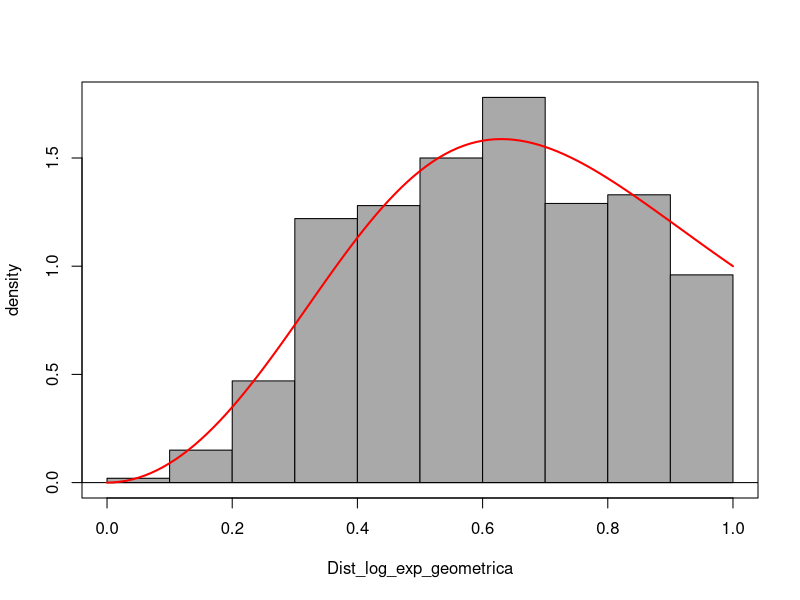
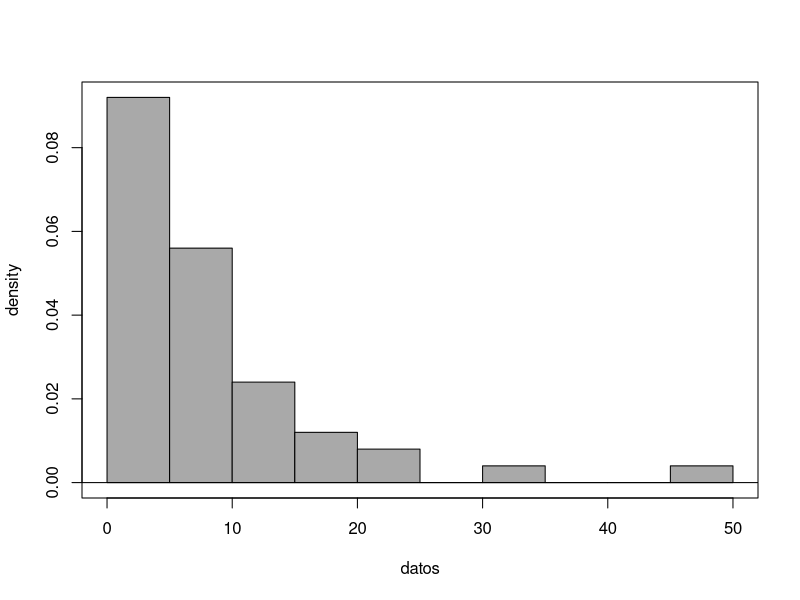
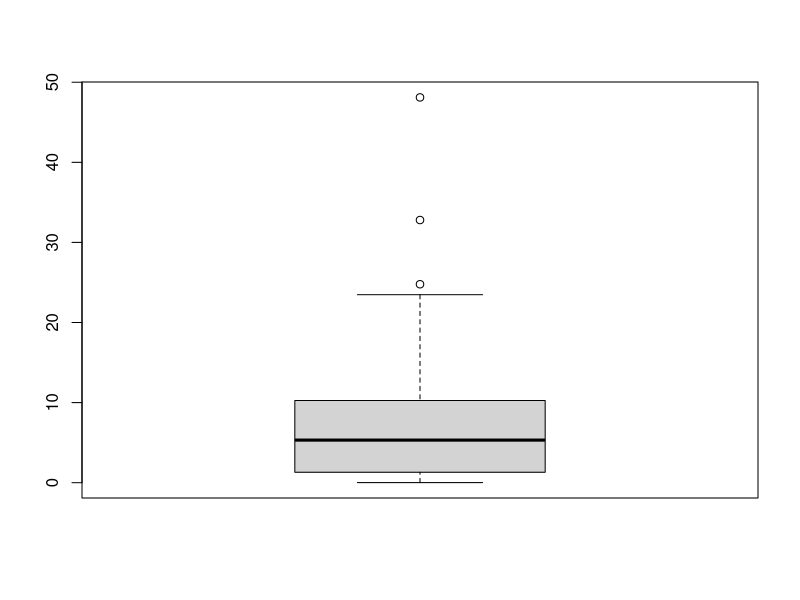
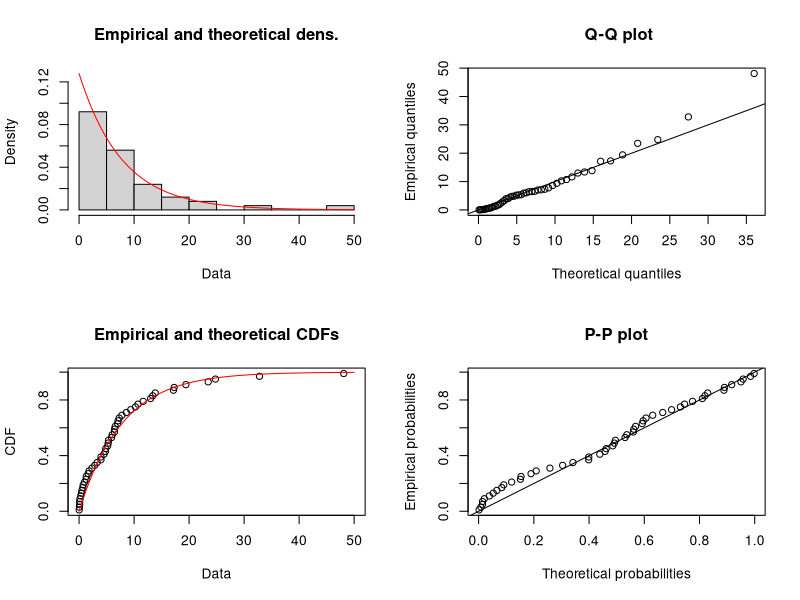

Write R code to recreate these figures, in order. (Note: this script raises an error after producing the figures.)
## ---- chunk 1
library("ggplot2")
library("dplyr")         # load
library("RcmdrMisc")
library("nleqslv")       # Resolver sistema ecuaciones lineales/no lineales
library("matrixcalc")
library("zeallot")       #Many parameters
library("fitdistrplus")  # ajustan por maxima verosimilitud distribuciones univariadas de un listado
library("goftest") 

## ---- chunk 2
# Función para generar v.a.i.i.d siguiendo dist. log exponencial-geométrica
DatosJoJi <- function(α,β,n){
  # α -> valor del estimador alpha
  # β -> valor del estimador beta
  # n -> tamaño del vector de variables aleatorias que se quieren generar
  
  VectorUnif<-runif(n,0,1) # n datos uniforme(0,1)

  # funcion cuartil evaluda
  return ((- VectorUnif /( β * VectorUnif - β - 1))^(1/α))

}

# Funcion de densidad
PdfX<- function(x,n){(α*(1 + β)*x^(α-1))/(1 + β*x^α)^2 }

## ---- chunk 3
# Declaramos los valores de α,β,n
α=3; 
β=2;
n=1000;

# Llamamos la funcion DatosJoJi con sus respectivos parametros
Dist_log_exp_geometrica = DatosJoJi(α,β,n)

# Graficamos un histograma con las variables obtenidas
Hist(Dist_log_exp_geometrica, scale="density", breaks="Sturges", col="darkgray")

# Añadimos la curva de validacion a la grafica
curve(PdfX(x), from=0, to=1.0, lwd=2, cex = 1.1, col="red",add=TRUE)

## ---- chunk 4
VData = DatosJoJi(α,β,n) # n muestras aleatorias

M1 = mean(VData)   # Momentos muestrales 
M2 = mean(VData^2) # Momentos muestrales

# Funcion con el sistema de ecuaciones
SistemaM <- function(x) {
    # ALPHA x[1]
    # BETA x[2]
  
    y <- numeric(2)
    y[1] <- (x[1]*(x[2]+1) - 1^(x[1]+1)/(1+x[2]*1^(x[1]))^2 )-M1
    y[2] <- (x[1]*(x[2]+1) - 1^(x[1]+2)/(1+x[2]*1^(x[1]))^2 )-M2
    return(y) 
}

# Resolver el sistema
xstart <- c(0.1,1) # puntos de inicio para los estimadores
SolSistem<-nleqslv(xstart, SistemaM, jacobian=TRUE)

# Estimaciones metodo de los momentos:
alphaM = SolSistem$x[1]; 
message(sprintf("alphaM = %s por metodo de los momentos", alphaM))
betaM = SolSistem$x[2]; 
message(sprintf("betaM = %s por metodo de los momentos", betaM))
## ---- chunk 5
# Funcion de log-verosimilitud:
LogLike <- function(params){
  alpha = params[1]
  beta = params[2]
  x = miid
  
  LL = sum(n*log(alpha) + n*log(beta + 1) + n*(alpha - 1)*log(x) - 2*n*log(1 + beta*x^alpha))
  return(LL)
}

# Definicion de la funcion Gradiente 
Gradiente <- function(params){
  alpha = params[1] # valor inicial de alpha
  beta = params[2]  # valor inicial de beta
  x = miid
  
  Grad1<-sum(n/alpha +n* log(x) - 2*n*beta*x^alpha*log(x)/(1 + beta*x^alpha))
  
  Grad2<-sum(n/(beta + 1) - 2*n*x^alpha/(1 + beta*x^alpha))
  
  Gradi<-c(Grad1,Grad2)

  return(Gradi)
}

# Definicion de la funcion para el calculo de las segundas derivadas
seg_derivadas<-function(params){
  alpha = params[1]
  beta = params[2]
  x = miid
  
  A11 = sum((-1)*(n/alpha^2) - 2*n*beta*(log(x)^2)*(x^alpha)/(1 + beta*x^alpha)^2)

  A12 = sum((-2)*n*(log(x)*x^alpha)/(1 + beta*x^alpha)^2)

  A22 = sum((-1)*n/(beta + 1)^2 - 2*n*(x^(2*alpha))/(1 + beta*x^alpha)^2)
  return(c(A11,A12,A22))

}


## ---- chunk 6
# Declaramos los valores de α,β,n
α=2; 
β=3;    
n=10000; # Numero de datos a generar

miid = DatosJoJi(α,β,n)

# Punto de inicio el valor de alphaM y betaM
# obtenido por el metodo de los momentos
inicio<-c(1,1) 

SolSistema<-nleqslv(inicio, fn=Gradiente)

# Soluciones del sistema
alphaMV = SolSistema$x[1]
message(sprintf("alphaMV = %s por metodo de MV", alphaMV))

betaMV = SolSistema$x[2]
message(sprintf("betaMV = %s por metodo de MV", betaMV))

# Inicio el valor de alphaMV y betaMV obtenido
va = LogLike(c(alphaMV,betaMV)) # Evalua Log-likelihood
message(sprintf("Valor de Log-likelihood en el optimo es 
                va = %s ", va))

c(A11, A12, A22) %<-% seg_derivadas(inicio)

Determ = A11%*%A22-A12%*%A12
A11 # Primer menor: ha de ser negativo")
Determ # Segundo menor: ha de ser postivo:")

## ---- chunk 7
inicio<-c(1,1) 

# Algoritmo BFGS
SolBFGS<-constrOptim(inicio,LogLike,Gradiente, method="BFGS", ui=rbind(c(1,0), c(0,1)), ci=c(0,0), control=list(fnscale=-1),hessian=TRUE)

# Estimaciones de parametros
alphaMV = SolBFGS$par[1]
message(sprintf("alphaMV = %s por metodo de MV ", alphaMV))

betaMV = SolBFGS$par[2]
message(sprintf("betaMV = %s por metodo de MV ", betaMV))

message(sprintf("Valor de log-verosimilitud lv = %s ", SolBFGS$value))

H = SolBFGS$hessian
message(sprintf("Proporciona la matriz hessiana H= "))
H

message(sprintf("Determinante de H es det(H) = %s ", det(H)))

# Comprobamos la matriz hessiana con las soluciones BFGS es definida negativa
# library(matrixcalc)

message(sprintf("La matriz es definida negativa[%s]",is.negative.definite(H)))

## ---- chunk 8
# Algoritmo de Nelder-Mead
SolNelderMead<-constrOptim(inicio,LogLike,Gradiente,method="Nelder-Mead",
 ui=rbind(c(1,0), c(0,1)), ci=c(0,0), control=list(fnscale=-1),hessian=TRUE)

# Estimaciones de parametros
alphaMV = SolNelderMead$par[1]
message(sprintf("alphaMV = %s por metodo de MV ", alphaMV))
betaMV = SolNelderMead$par[2]
message(sprintf("betaMV = %s por metodo de MV ", betaMV))
message(sprintf("Valor de log-verosimilitud lv = %s ", SolNelderMead$value)) # Valor de log-verosimilitud

Hsn = SolNelderMead$hessian # Proporciona la matriz hessiana
message(sprintf("Proporciona la matriz hessiana Hsn="))
Hsn

message(sprintf("La matriz es definida negativa[%s]", is.negative.definite(Hsn)))

## ---- chunk 9
beta = betaMV
alpha = alphaMV

# CONTINUACION: Matriz de Informacion de Fisher Esperada (MIFE)11
# Funciones de (segundas derivadas * funcion de densidad)
fa11 = function(x){
  (sum((-1)*(n/alpha^2) - 2*n*beta*(log(x)^2)*(x^alpha)/(1 + beta*x^alpha)^2))*(alpha*(beta + 1)*x^(alpha - 1)/(1 + beta*x^alpha)^2)
}

fa22=function(x){
  (sum((-1)*n/(beta + 1)^2 - 2*n*(x^(2*alpha))/(1 + beta*x^alpha)^2))*(alpha*(beta + 1)*x^(alpha - 1)/(1 + beta*x^alpha)^2)
  
}

fa12=function(x){
  (sum((-2)*n*(log(x)*x^alpha)/(1 + beta*x^alpha)^2))*(alpha*(beta + 1)*x^(alpha - 1)/(1 + beta*x^alpha)^2)
}


# Terminos (esperanzas) de la Matriz de Informacion de Fisher Esperada
a11=-n*integrate(f=fa11,lower=0,upper=1)$value
a22=-n*integrate(f=fa22,lower=0,upper=1)$value
a12=-n*integrate(f=fa12,lower=0,upper=1)$value

# EFI: matriz de informacion de Fisher Esperada
EFI<-matrix(c(a11,a12,a12,a22),ncol=2,byrow=TRUE)

# Inversa de la matriz de informacion de Fisher Esperada
InvEFI<-solve(EFI)
InvEFI[1,1]; 
InvEFI[2,2] # Varianzas asintoticas de alpha MV y beta MV

# IC asintotico alpha (95%):
AlphaLower<-alphaMV-qnorm(0.975)*sqrt(InvEFI[1,1])
AlphaUpper<-alphaMV+qnorm(0.975)*sqrt(InvEFI[1,1])
print(c(AlphaLower,AlphaUpper))

# IC asintotico beta (95%):
BetaLower<-betaMV-qnorm(0.975)*sqrt(InvEFI[2,2])
BetaUpper<-betaMV+qnorm(0.975)*sqrt(InvEFI[2,2])
print(c(BetaLower,BetaUpper))

## ---- chunk 10
# IC asintoticos desde la Matriz de Informacion de Fisher OBSERVADA
# Alternativa 1: Utilizar la matriz hessiana proporcionada por constrOptim()
H=SolBFGS$hessian # Proporciona la matriz hessiana
InvH=solve(-H); InvH

# IC asintotico alpha (95%):
AlphaLower<-alphaMV-qnorm(0.975)*sqrt(InvH[1,1])
AlphaUpper<-alphaMV+qnorm(0.975)*sqrt(InvH[1,1])
print(c(AlphaLower,AlphaUpper))

# IC asintotico beta (95%):
BetaLower<-betaMV-qnorm(0.975)*sqrt(InvH[2,2])
BetaUpper<-betaMV+qnorm(0.975)*sqrt(InvH[2,2])
print(c(BetaLower,BetaUpper))

## ---- chunk 11
# Declaramos los valores de α,β,n
α=2; 
β=3;    
n=1000; # Numero de datos a generar
muestras=10^4 # Muestras a generar
i = 0 # Iterador
inicio <- c(1,1)

# Vectores donde almacenar las estimaciones de cada iteracion
alphaMV_list = rep(0,muestras)
betaMV_list = rep(0,muestras)

while(i <= muestras){
  # Generar n muestras aleatorias
  miid = DatosJoJi(α,β,n)
  
  # Algoritmo BFGS
  SolBFGS<-constrOptim(inicio, LogLike, Gradiente ,method="BFGS", ui=rbind(c(1,0), c(0,1)), ci=c(0,0), control=list(fnscale=-1),hessian=TRUE)
  
  # Estimaciones de parametros
  alphaMV = SolBFGS$par[1]
  betaMV = SolBFGS$par[2]
  
  H = SolBFGS$hessian
  is_neg = is.negative.definite(H)
     
  if((is_neg) & (alphaMV>0)&(betaMV >0)){
    
    alphaMV_list[i] = alphaMV
    betaMV_list[i] = betaMV
    i=i+1
  }
  
}  
  
  
# Estimaciones medias:
alphaMV = mean(alphaMV_list) 
alphaMV
betaMV = mean(betaMV_list)
betaMV

# Sesgos:
mean(alphaMV_list)-α
mean(betaMV_list)-β

# Error cuadratico medio:
mean((alphaMV_list-α)^2) 
mean((betaMV_list-β)^2)

## ---- chunk 12
alpha = alphaMV
beta = betaMV

# Terminos (esperanzas) de la Matriz de Informacion de Fisher Esperada
a11=-n*integrate(f=fa11,lower=0,upper=1)$value
a22=-n*integrate(f=fa22,lower=0,upper=1)$value
a12=-n*integrate(f=fa12,lower=0,upper=1)$value

# EFI: matriz de informacion de Fisher Esperada
EFI<-matrix(c(a11,a12,a12,a22),ncol=2,byrow=TRUE)

# Inversa de la matriz de informacion de Fisher Esperada
InvEFI<-solve(EFI)
InvEFI[1,1]; 
InvEFI[2,2] # Varianzas asintoticas de alpha MV y beta MV

# IC asintotico alpha (95%):
AlphaLower<-alphaMV-qnorm(0.975)*sqrt(InvEFI[1,1])
AlphaUpper<-alphaMV+qnorm(0.975)*sqrt(InvEFI[1,1])
print(c(AlphaLower,AlphaUpper))

# IC asintotico beta (95%):
BetaLower<-betaMV-qnorm(0.975)*sqrt(InvEFI[2,2])
BetaUpper<-betaMV+qnorm(0.975)*sqrt(InvEFI[2,2])
print(c(BetaLower,BetaUpper))

## ---- chunk 13
# Definimos los datos
datos = c(0.013, 0.065, 0.111, 0.111, 0.163, 0.309, 0.426, 0.535, 0.684, 0.747, 0.997,
1.284, 1.304, 1.647, 1.829, 2.336, 2.838, 3.269, 3.977, 3.981, 4.520, 4.789, 4.849, 5.202, 5.291,
5.349, 5.911, 6.018, 6.427, 6.456, 6.572, 7.023, 7.087, 7.291, 7.787, 8.596, 9.388, 10.261, 10.713,
11.658, 13.006, 13.388, 13.842, 17.152, 17.283, 19.418, 23.471, 24.777, 32.795, 48.105)

# Resumen de los datos
numSummary(datos[, drop=FALSE], statistics=c("mean", "sd", "IQR", "quantiles", "skewness", "kurtosis"), quantiles=c(0,.25,.5,.75,1))

# Graficamos el histograma 
Hist(datos, scale="density", breaks="Sturges", col="darkgray")

# Graficamos boxplot de los datos 
boxplot(datos)


## ---- chunk 14
ajuste1<-fitdist(datos,method=c("ml"),"exp")
summary(ajuste1)
plot(ajuste1)

# varianza del estimador, es decir, (Std. Error)
vcov(ajuste1) # Matriz de varianzas y covarianzas (ajuste1$vcov)

# Coef. de correlacion entre la cdf teorica (exponencial) y la empirica2
Dataset=sort(datos) # Datos ordenados
lambda = 0.0003269265
TheorExpoCdfDatos<-1-exp(-lambda*Dataset)# Cdf de la exponencial
Empi = ecdf(Dataset) # Cdf empirica de los datos
cor(Empi(Dataset),TheorExpoCdfDatos) # Coef. de correlacion

# One-sample Kolmogorov-Smirnov
ks.test(datos,"pexp", rate=0.1278606)

# One-sample Anderson-Darling test
ad.test(datos,"pexp", rate=0.1278606)

# One-sample Cramer-von Mises
cvm.test(datos,"pexp", rate=0.1278606)

## ---- chunk 15
juste2<-fitdist(datos,method=c("ml"),"gamma")
summary(ajuste2)
plot(ajuste2)
vcov(ajuste2)

# Coef. de correlacion entre la cdf teorica (gamma) y la empirica
Dataset<-sort(datos)
shape<-0.69538647
rate<-0.08889248
TheorGammaCdfDatos<-pgamma(Dataset, shape, rate) # cdf de Gamma
EmpiG <- ecdf(Dataset) # cdf emprica de los datos
cor(EmpiG(Dataset),TheorGammaCdfDatos) # Coef. de correlacion


ks.test(datos,"pgamma", shape=0.69538647,rate=0.08889248)

ad.test(datos,"pgamma", shape=0.69538647,rate=0.08889248)

cvm.test(datos,"pgamma", shape=0.69538647,rate=0.08889248)


## ---- chunk 16
ajuste3<-fitdist(datos,method=c("ml"),"weibull")
summary(ajuste3); plot(ajuste3); vcov(ajuste3)


# Coef. de correlacion entre la cdf teorica (Weibull) y la empirica
Dataset<-sort(datos)
a<-0.8003306 #shape
b<-6.9697288 #scale
TheorWeibullCdfDatos<- 1 - exp(-(Dataset/b)*a) # cdf de Weibull
EmpiW <- ecdf(Dataset) # cdf emprica de los datos
cor(EmpiW(Dataset),TheorWeibullCdfDatos) # Coef. de correlacion


ks.test(datos,"pweibull", shape=0.8003306,scale=6.9697288)

ad.test(datos,"pweibull", shape=0.8003306,scale=6.9697288)

cvm.test(datos,"pweibull", shape=0.8003306,scale=6.9697288)
